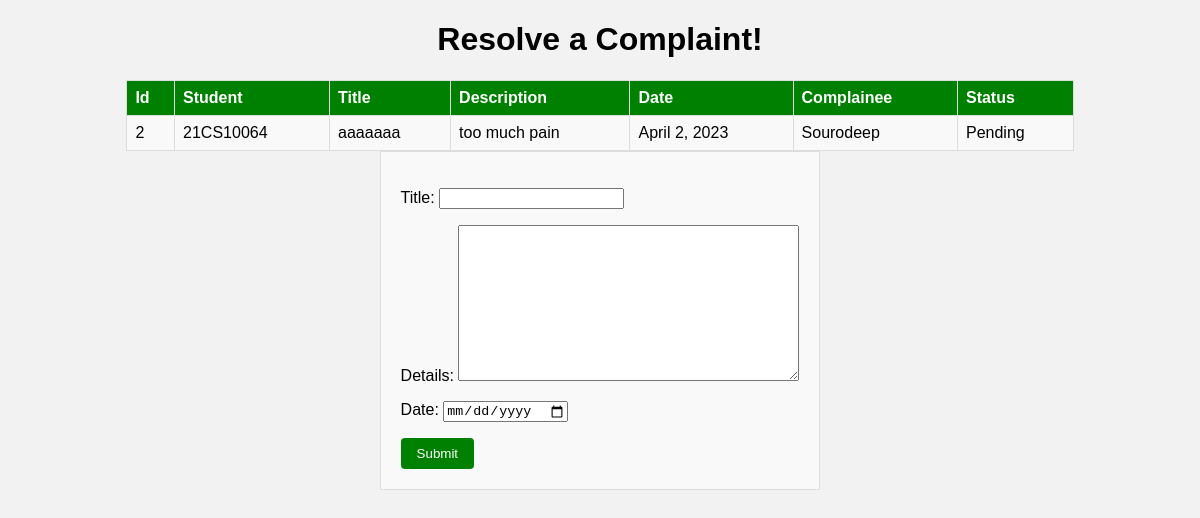
The app's page /warden/complaints/resolvecomplaints/2 (signed in) with its own data.
### main/models.py (models this page shows, shortened)
class Complaint(models.Model):
    complaintregister = models.ForeignKey(ComplaintRegister, on_delete = models.CASCADE, related_name = "r_complaints")
    student = models.ForeignKey(Student, on_delete = models.CASCADE, related_name = "s_complaints")
    title = models.CharField(max_length = 100)
    description = models.TextField()
    date = models.DateField()
    nameagainst = models.CharField(max_length = 100)
    status = models.CharField(max_length = 100, default = "Pending")

class Student(models.Model):
    person = models.OneToOneField(Person, on_delete = models.CASCADE, related_name = "student", primary_key = True, blank = False, unique = True)
    hall = models.ForeignKey(Hall, on_delete = models.PROTECT, related_name = "students", blank = False)
    rollNumber = models.CharField("Roll Number", max_length = 100, blank = False, unique = True)
    room = models.ForeignKey(BoarderRoom, on_delete = models.PROTECT, related_name = "students", blank = False)

### main/views.py (the view)
# urls.py: path("warden/complaints/resolvecomplaints/<int:pk>", views.w_resolvecomplaints, name = "resolvecomplaints"),
@login_required(login_url = "main-login")
def w_resolvecomplaints(request, pk):
    if request.user.role != "warden":
        return redirect("index")
    complaint = get_object_or_404(Complaint, pk = pk)
    if request.method == "POST":
        form = ATREntryForm(complaint, request.POST)
        if form.is_valid():
            form.save()
            complaint.status = 'Resolved'
            complaint.save()
            return redirect('w_complaints-index')
        else:
            return render (request, "w-resolvecomplaints.html", {'form':form, 'complaint':complaint})
    else:
        form = ATREntryForm(complaint)
        return render (request, "w-resolvecomplaints.html", {'form':form, 'complaint':complaint})

### main/forms.py
class ATREntryForm(forms.ModelForm):
    class Meta:
        model = ATR
        fields = ['title', 'details', 'date','complaint']
        widgets = {
            'date': forms.DateInput(attrs={'type': 'date'}),
            'complaint': forms.HiddenInput(),
        }
    def __init__(self, complaint, *args, **kwargs):
        super().__init__(*args, **kwargs)
        self.fields["complaint"].initial = complaint
        self.fields["complaint"].disabled = True

### main/templates/w-resolvecomplaints.html (shortened to what this page needs)
<!DOCTYPE html>
<html lang="en">
<head>
</head>
<body>
    <h1>Resolve a Complaint!</h1>
    <table>
        <thead>
            <tr>
                <th>Id</th>
                <th>Student</th>
                <th>Title</th>
                <th>Description</th>
                <th>Date</th>
                <th>Complainee</th>
                <th>Status</th>
            </tr>
        </thead>
        <tbody>
            <tr>
                <td>{{ complaint.id }}</td>
                <td>{{ complaint.student.rollNumber }}</td>
                <td>{{ complaint.title }}</td>
                <td>{{ complaint.description }}</td>
                <td>{{ complaint.date }}</td>
                <td>{{ complaint.nameagainst }}</td>
                <td>{{ complaint.status }}</td>
            </tr>
        </tbody>
    </table>
    <form action="" method="post">
        {{ form.as_p }}
        <input type="submit" value="Submit">
    </form>
</body>
</html>

### main/templates/w-resolvecomplaints.html (style rules this page uses)
body { font-family: Arial, sans-serif; background-color: #f2f2f2; }
h1 { text-align: center; color: rgb(0, 0, 0); }
table { margin: 0 auto; border-collapse: collapse; width: 80%; background-color: #f9f9f9; }
th, td { text-align: left; padding: 8px; border: 1px solid #ddd; }
th { background-color: green; color: white; }
form { margin: 0 auto; width: 80%; background-color: #f9f9f9; padding: 20px; border: 1px solid #ddd; margin: auto; width: fit-content; }
input[type=submit] { background-color: green; color: white; padding: 8px 16px; border: none; border-radius: 4px; cursor: pointer; }

### records on screen
Complaint: id "2", student.rollNumber "21CS10064", title "aaaaaaa", description "too much pain", date "April 2, 2023", nameagainst "Sourodeep", status "Pending"
